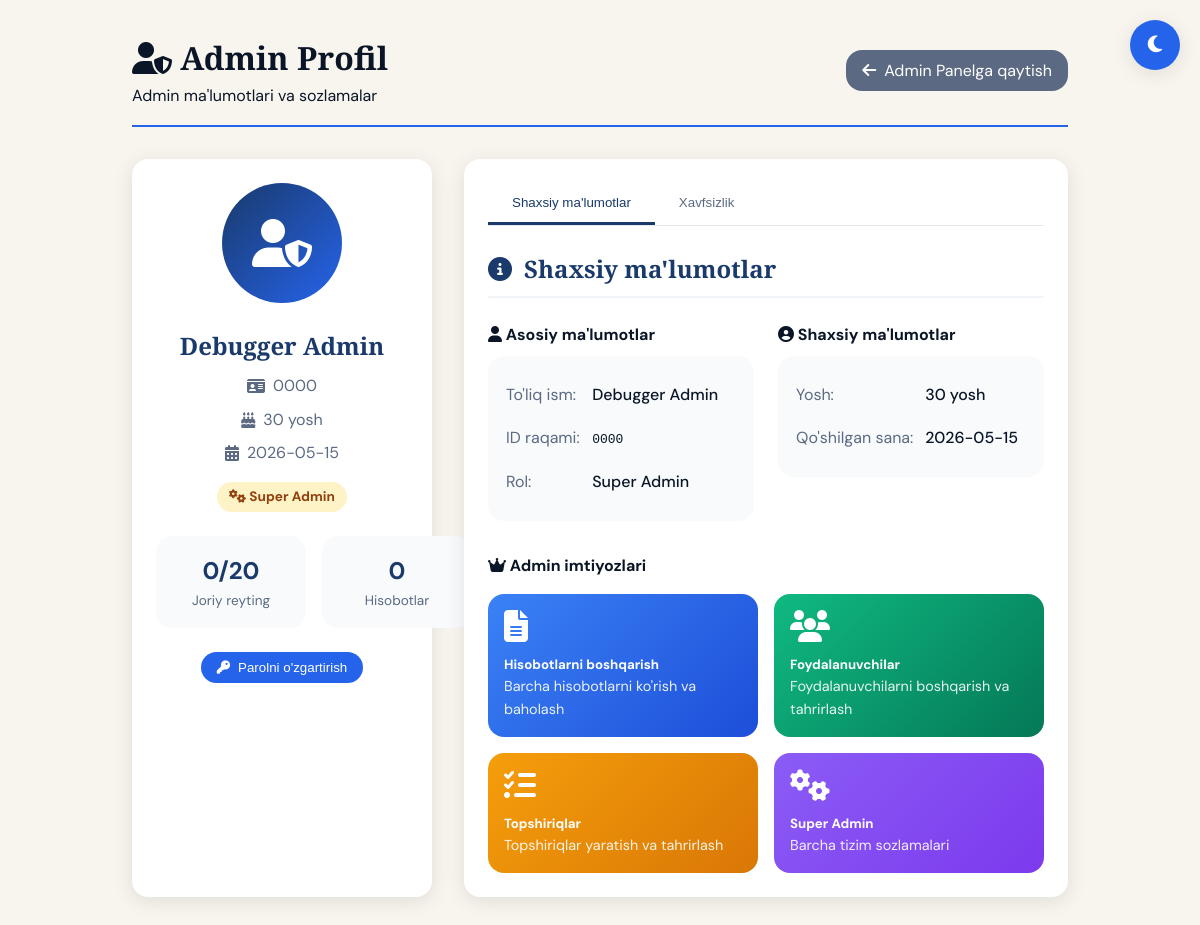
Page /admin_profile (signed in) on the committed database.
### tables this page shows
CREATE TABLE users (
                    id INTEGER PRIMARY KEY AUTOINCREMENT,
                    user_id TEXT UNIQUE,
                    password TEXT,
                    full_name TEXT,
                    district TEXT,
                    age INTEGER,
                    role TEXT DEFAULT 'user',
                    rating INTEGER DEFAULT 0,
                    joined_date DATE DEFAULT CURRENT_DATE,
                    last_login TIMESTAMP
                , phone TEXT, yoshlar_guruhi TEXT DEFAULT '', qomita TEXT DEFAULT '');

### app.py (the view)
@app.route('/admin_profile')
def admin_profile():
    if 'user_id' not in session or session.get('role') not in ['admin', 'debugger']:
        return redirect(url_for('login'))
    conn = sqlite3.connect(app.config['DATABASE'])
    c = conn.cursor()
    c.execute("SELECT * FROM users WHERE user_id = ?", (session['user_id'],))
    user = c.fetchone()
    if not user:
        flash('Foydalanuvchi topilmadi!', 'danger')
        return redirect(url_for('admin_panel'))
    c.execute("SELECT COUNT(*) FROM reports WHERE user_id = ?", (session['user_id'],))
    reports_count = c.fetchone()[0] or 0
    conn.close()
    return render_template('admin_profile.html',
                         user=user,
                         reports_count=reports_count)

### templates/admin_profile.html (shortened to what this page needs)
<!DOCTYPE html>
<html lang="uz">
<head>
    <link rel="stylesheet" href="{{ url_for('static', filename='css/style.css') }}">
    <link rel="stylesheet" href="{{ url_for('static', filename='css/parliament.css') }}">
    <link rel="stylesheet" href="https://cdnjs.cloudflare.com/ajax/libs/font-awesome/6.4.0/css/all.min.css">
</head>
<body>
    <button id="themeToggle" class="theme-btn">
        <i class="fas fa-moon"></i>
    </button>
    <div class="profile-container">
        <div class="page-header">
            <div>
                <h1><i class="fas fa-user-shield"></i> Admin Profil</h1>
                <p>Admin ma'lumotlari va sozlamalar</p>
            </div>
            <a href="/admin" class="back-btn">
                <i class="fas fa-arrow-left"></i> Admin Panelga qaytish
            </a>
        </div>
        <div class="profile-content">
            <aside class="profile-sidebar">
                <div class="profile-avatar">
                    <i class="fas fa-user-shield"></i>
                </div>
                <div class="profile-info">
                    <h2>{{ user[3] if user else session.full_name }}</h2>
                    <p><i class="fas fa-id-card"></i> {{ user[1] if user else session.user_id }}</p>
                    <p><i class="fas fa-birthday-cake"></i> {{ user[5] if user else '' }} yosh</p>
                    <p><i class="fas fa-calendar-alt"></i> {{ user[8] if user else '' }}</p>
                    <div class="badge {% if user and user[6] == 'admin' %}badge-admin{% elif user and user[6] == 'debugger' %}badge-debugger{% else %}badge-user{% endif %}">
                        {% if user and user[6] == 'admin' %}
                            <i class="fas fa-shield-alt"></i> Admin
                        {% elif user and user[6] == 'debugger' %}
                            <i class="fas fa-cogs"></i> Super Admin
                        {% else %}
                            <i class="fas fa-user"></i> Admin
                        {% endif %}
                    </div>
                </div>
                <div class="stats-grid">
                    <div class="stat-item">
                        <div class="stat-value">{{ user[7] if user else 0 }}/20</div>
                        <div class="stat-label">Joriy reyting</div>
                    </div>
                    <div class="stat-item">
                        <div class="stat-value">{{ reports_count }}</div>
                        <div class="stat-label">Hisobotlar</div>
                    </div>
                </div>
                <div style="margin-top: 1.5rem;">
                    <button class="edit-btn" onclick="window.location.href='/admin_profile_settings'">
                        <i class="fas fa-key"></i> Parolni o'zgartirish
                    </button>
                </div>
            </aside>
            <main class="profile-main">
                <div class="tabs">
                    <button class="tab active" onclick="switchTab('info')">Shaxsiy ma'lumotlar</button>
                    <button class="tab" onclick="switchTab('security')">Xavfsizlik</button>
                </div>
                <div id="info-tab" class="tab-content active">
                    <h2 class="section-title">
                        <i class="fas fa-info-circle"></i> Shaxsiy ma'lumotlar
                    </h2>
                    <div style="display: grid; grid-template-columns: repeat(2, 1fr); gap: 1.5rem;">
                        <div>
                            <h4><i class="fas fa-user"></i> Asosiy ma'lumotlar</h4>
                            <div style="background: #f8fafc; padding: 1rem; border-radius: var(--border-radius); margin-top: 0.5rem;">
                                <table style="width: 100%;">
                                    <tr>
                                        <td style="padding: 0.5rem 0; color: var(--text-light);">To'liq ism:</td>
                                        <td style="padding: 0.5rem 0; font-weight: 500;">{{ user[3] if user else session.full_name }}</td>
                                    </tr>
                                    <tr>
                                        <td style="padding: 0.5rem 0; color: var(--text-light);">ID raqami:</td>
                                        <td style="padding: 0.5rem 0; font-weight: 500;"><code>{{ user[1] if user else session.user_id }}</code></td>
                                    </tr>
                                    <tr>
                                        <td style="padding: 0.5rem 0; color: var(--text-light);">Rol:</td>
                                        <td style="padding: 0.5rem 0; font-weight: 500;">
                                            {% if user and user[6] == 'debugger' %}
                                                Super Admin
                                            {% elif user and user[6] == 'admin' %}
                                                Admin
                                            {% else %}
                                                Foydalanuvchi
                                            {% endif %}
                                        </td>
                                    </tr>
                                </table>
                            </div>
                        </div>
                        <div>
                            <h4><i class="fas fa-user-circle"></i> Shaxsiy ma'lumotlar</h4>
                            <div style="background: #f8fafc; padding: 1rem; border-radius: var(--border-radius); margin-top: 0.5rem;">
                                <table style="width: 100%;">
                                    <tr>
                                        <td style="padding: 0.5rem 0; color: var(--text-light);">Yosh:</td>
                                        <td style="padding: 0.5rem 0; font-weight: 500;">{{ user[5] if user else '' }} yosh</td>
                                    </tr>
                                    <tr>
                                        <td style="padding: 0.5rem 0; color: var(--text-light);">Qo'shilgan sana:</td>
                                        <td style="padding: 0.5rem 0; font-weight: 500;">{{ user[8] if user else '' }}</td>
                                    </tr>
                                </table>
                            </div>
                        </div>
                    </div>
                    <div style="margin-top: 2rem;">
                        <h4><i class="fas fa-crown"></i> Admin imtiyozlari</h4>
                        <div style="display: grid; grid-template-columns: repeat(auto-fill, minmax(200px, 1fr)); gap: 1rem; margin-top: 1rem;">
                            <div style="background: linear-gradient(135deg, #3b82f6, #1d4ed8); color: white; padding: 1rem; border-radius: var(--border-radius);">
                                <i class="fas fa-file-alt fa-2x"></i>
                                <h5 style="margin-top: 0.5rem;">Hisobotlarni boshqarish</h5>
                                <p style="font-size: 0.9rem; opacity: 0.9;">Barcha hisobotlarni ko'rish va baholash</p>
                            </div>
                            <div style="background: linear-gradient(135deg, #10b981, #047857); color: white; padding: 1rem; border-radius: var(--border-radius);">
                                <i class="fas fa-users fa-2x"></i>
                                <h5 style="margin-top: 0.5rem;">Foydalanuvchilar</h5>
                                <p style="font-size: 0.9rem; opacity: 0.9;">Foydalanuvchilarni boshqarish va tahrirlash</p>
                            </div>
                            <div style="background: linear-gradient(135deg, #f59e0b, #d97706); color: white; padding: 1rem; border-radius: var(--border-radius);">
                                <i class="fas fa-tasks fa-2x"></i>
                                <h5 style="margin-top: 0.5rem;">Topshiriqlar</h5>
                                <p style="font-size: 0.9rem; opacity: 0.9;">Topshiriqlar yaratish va tahrirlash</p>
                            </div>
                            {% if user and user[6] == 'debugger' %}
                            <div style="background: linear-gradient(135deg, #8b5cf6, #7c3aed); color: white; padding: 1rem; border-radius: var(--border-radius);">
                                <i class="fas fa-cogs fa-2x"></i>
                                <h5 style="margin-top: 0.5rem;">Super Admin</h5>
                                <p style="font-size: 0.9rem; opacity: 0.9;">Barcha tizim sozlamalari</p>
                            </div>
                            {% endif %}
                        </div>
                    </div>
                </div>
            </main>
        </div>
    </div>
</body>
</html>

### static/css/style.css (style rules this page uses)
:root { --primary: #2563EB; --primary-dark: #1A3A6B; --gold: #D4AF37; --gold-light: #F0D060; --navy: #0A1628; --secondary: #5B6A82; --bg-body: #F8F5EE; --bg-card: #FFFFFF; --text-main: #0A1628; --text-muted: #5B6A82; --shadow: 0 8px 32px rgba(10,22,40,0.1); --border-radius: 18px; --transition: all 0.3s ease; --primary-color: #1A3A6B; --secondary-color: #2563EB; --accent-color: #5B6A82; --light-color: #F8F5EE; --dark-color: #0A1628; --text-color: #0A1628; --text-light: #5B6A82; --border-radius: 12px; --box-shadow: 0 4px 16px rgba(10,22,40,0.1); }
* { margin: 0; padding: 0; box-sizing: border-box; }
html { scroll-behavior: smooth; }
body { font-family: 'DM Sans', 'Segoe UI', system-ui, -apple-system, sans-serif; background-color: var(--bg-body); color: var(--text-main); line-height: 1.6; transition: var(--transition); overflow-x: hidden; }
.stat-item { text-align: center; flex: 1; min-width: 150px; }
.theme-btn { position: fixed; top: 20px; right: 20px; z-index: 1000; background: var(--secondary-color); color: white; border: none; border-radius: 50%; width: 50px; height: 50px; font-size: 1.2rem; cursor: pointer; box-shadow: var(--box-shadow); }

### static/css/parliament.css (style rules this page uses)
:root { --parl-navy: #0A1628; --parl-royal: #1A3A6B; --parl-sapphire: #2563EB; --parl-sky: #60A5FA; --parl-gold: #D4AF37; --parl-gold-light: #F0D060; --parl-cream: #F8F5EE; --parl-white: #FFFFFF; --primary: var(--parl-sapphire); --primary-dark: var(--parl-royal); --bg-body: var(--parl-cream); --bg-card: var(--parl-white); --text-main: var(--parl-navy); --text-muted: #5B6A82; --shadow: 0 8px 32px rgba(10,22,40,0.12); --border-radius: 16px; --transition: all 0.3s cubic-bezier(.4,0,.2,1); --primary-color: var(--parl-royal); --secondary-color: var(--parl-sapphire); --light-color: var(--parl-cream); --text-color: var(--parl-navy); --text-light: #5B6A82; --box-shadow: 0 4px 20px rgba(10,22,40,0.1); }
body { font-family: 'DM Sans', -apple-system, BlinkMacSystemFont, sans-serif; }
h1, h2, h3, .section-header h2, .hero h2 { font-family: 'Playfair Display', Georgia, serif; }

### rows in the picture
users: full_name "Debugger Admin", user "0000", age "30", joined_date "2026-05-15", rating "0"

### other values in the picture
{{ reports_count }} "0"
